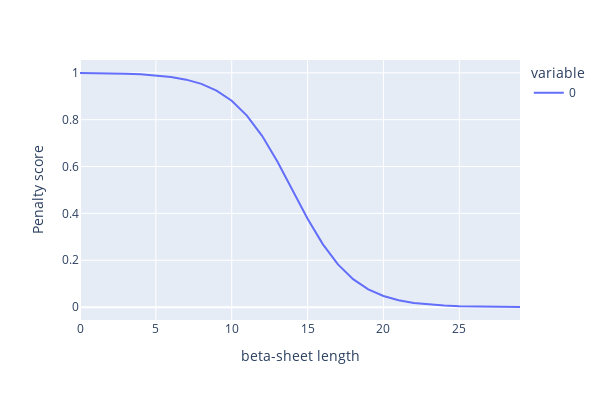

Notebook code cell kept with this figure:
### Code cell
x = range(30)
y = []
for i in x:
    y.append((1-sigmoid(i,14,0.5)))
fig = px.line(y, labels={"index": "beta-sheet length", "value": "Penalty score"},  width=600, height=400)
fig.show()

### Figure 1 — Plotly figure (JSON) as saved in the notebook; plotly's stock layout.template omitted (floating-point values rounded to 4 significant figures)
{"data": [{"hovertemplate": "variable=0<br>beta-sheet length=%{x}<br>Penalty score=%{y}<extra></extra>", "legendgroup": "0", "line": {"color": "#636efa", "dash": "solid"}, "marker": {"symbol": "circle"}, "mode": "lines", "name": "0", "orientation": "v", "showlegend": true, "type": "scatter", "x": [0, 1, 2, 3, 4, 5, 6, 7, 8, 9, 10, 11, 12, 13, 14, 15, 16, 17, 18, 19, 20, 21, 22, 23, 24, 25, 26, 27, 28, 29], "xaxis": "x", "y": [0.9991, 0.9985, 0.9975, 0.9959, 0.9933, 0.989, 0.982, 0.9707, 0.9526, 0.9241, 0.8808, 0.8176, 0.7311, 0.6225, 0.5, 0.3775, 0.2689, 0.1824, 0.1192, 0.07586, 0.04743, 0.02931, 0.01799, 0.01099, 0.006693, 0.00407, 0.002473, 0.001501, 0.0009111, 0.0005528], "yaxis": "y"}], "layout": {"height": 400, "legend": {"title": {"text": "variable"}, "tracegroupgap": 0}, "margin": {"t": 60}, "width": 600, "xaxis": {"anchor": "y", "domain": [0, 1], "title": {"text": "beta-sheet length"}}, "yaxis": {"anchor": "x", "domain": [0, 1], "title": {"text": "Penalty score"}}}}
